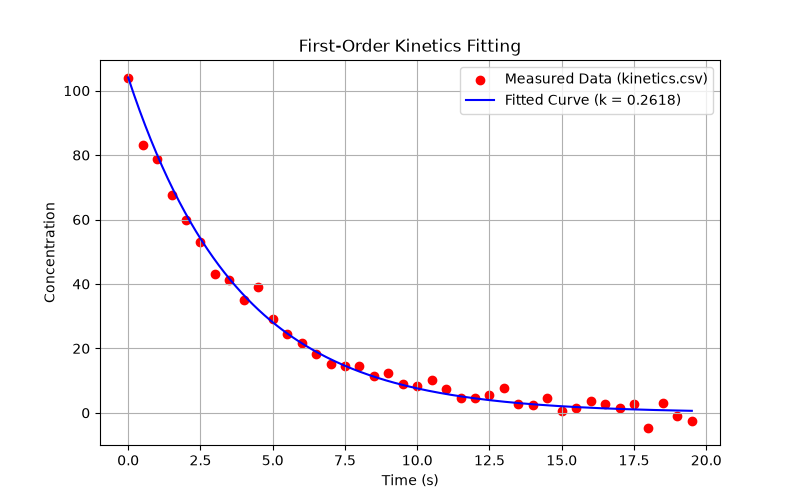

Write the Python code that produced this figure.
"""
PW2 Lab B Part 3 -- fit a reaction's rate constant to measured data.

A first-order reaction decays as  C(t) = C0 * exp(-k*t).  You have noisy
concentration-vs-time measurements; find the k that best matches them.
Complete the TODOs. Run:  python kinetics.py
"""
import numpy as np
import matplotlib.pyplot as plt
from scipy.optimize import minimize

# TODO 1: read kinetics.csv (columns time, concentration) into arrays t, C.
#         Set C0 = the first concentration.

data = np.loadtxt("kinetics.csv", delimiter=",", skiprows=1)
t = data[:, 0]
C = data[:, 1]
C0 = C[0]

# TODO 2: write total_error(k) = sum of (measured - C0*exp(-k*t))^2.
#         This is the "how bad" number: small when the model matches the data.
def total_error(k):
    model = C0 * np.exp(-k[0] * t)
    return np.sum((C - model) ** 2)

# TODO 3: minimise total_error with scipy.optimize.minimize (method "SLSQP",
#         bounds [(0, 5)], start x0=0.5). Print the fitted k.

res = minimize(total_error, x0=[0.5], method="SLSQP", bounds=[(0, 5)])
fitted_k = res.x[0]

print(f"Fitted rate constant k = {fitted_k:.4f}")

# TODO 4: plot the measured data (points) and your fitted curve (line) together.
#         Save as kinetics.png.

t_smooth = np.linspace(t.min(), t.max(), 200)
C_smooth = C0 * np.exp(-fitted_k * t_smooth)

plt.figure(figsize=(8, 5))
plt.scatter(t, C, color="red", label="Measured Data (kinetics.csv)")
plt.plot(t_smooth, C_smooth, color="blue", label=f"Fitted Curve (k = {fitted_k:.4f})")
plt.xlabel("Time (s)")
plt.ylabel("Concentration")
plt.title("First-Order Kinetics Fitting")
plt.legend()
plt.grid(True)
plt.savefig("kinetics.png")
plt.close()
